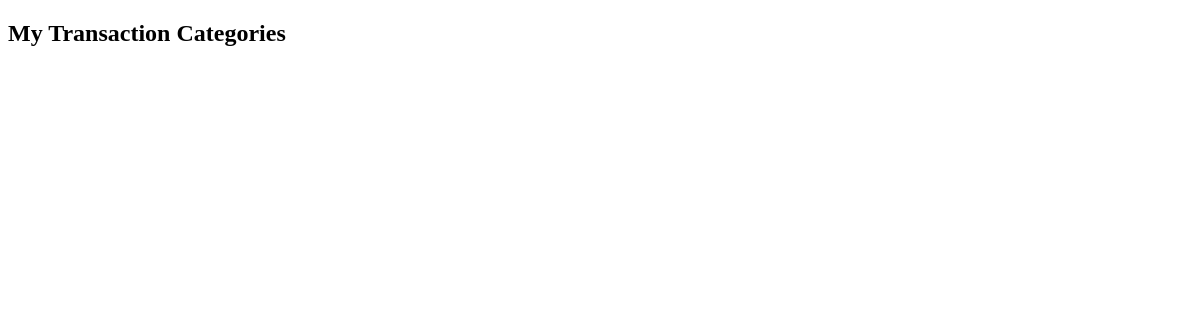
The page /transactions/categories/ on the database as committed earlier.
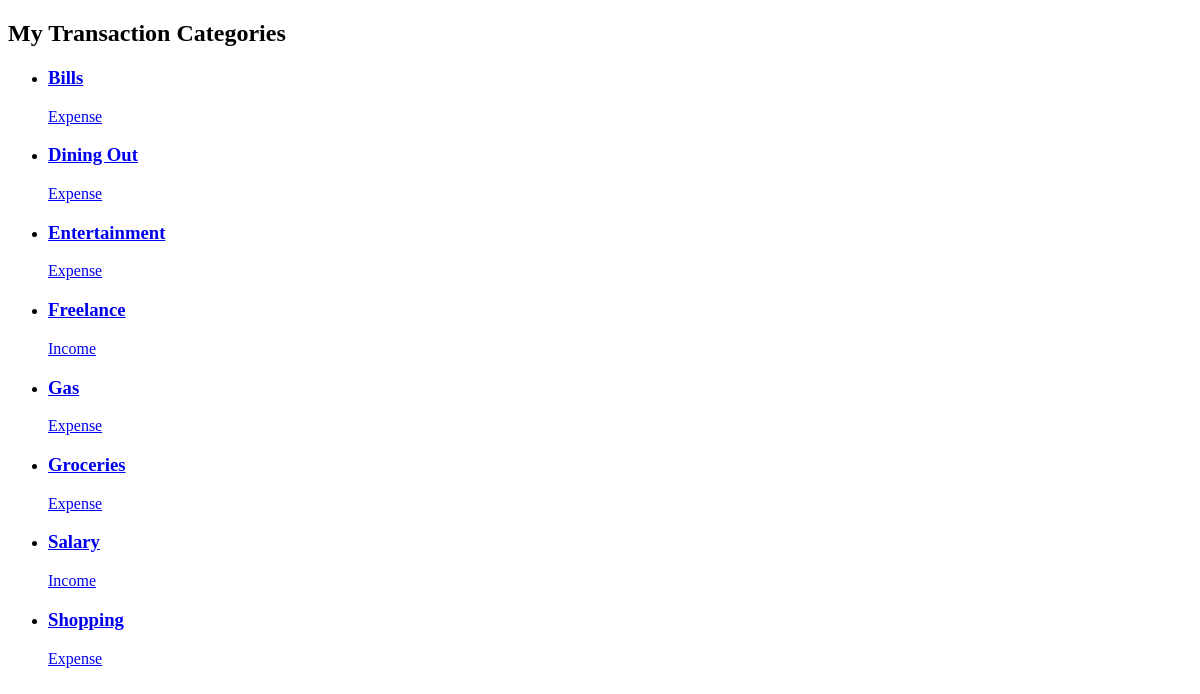
The same page on the database as committed later.
### et_transactions/models.py (models this page shows, shortened)
class Category(models.Model):
    class CategoryType(models.TextChoices):
        EXPENSE = "EXPENSE", "Expense"
        INCOME = "INCOME", "Income"
    name = models.CharField(max_length=100)
    category_type = models.CharField(
        max_length=7,
        choices=CategoryType.choices,
        default=CategoryType.EXPENSE,
    )
    class Meta:
        constraints = [
            models.UniqueConstraint(
                fields=["name", "category_type"],
                name="unique_category_name_per_type",
            )
        ]

### et_transactions/views.py (the view)
# urls.py: path("categories/", CategoryListView.as_view(), name="categories"),
class CategoryListView(ListView):
    template_name = "et_transactions/category_list.html"
    model = Category
    ordering = ["name"]
    context_object_name = "categories"

### et_transactions/templates/et_transactions/category_list.html (shortened to what this page needs)
{% extends "base.html" %}
{% block content %}
    <section id="all-posts">
        <h2>My Transaction Categories</h2>
        <ul>
            {% for category in categories %}
                {% include "et_transactions/includes/category.html" %}
            {% endfor %}
        </ul>
    </section>
{% endblock %}

### templates/base.html (shortened to what this page needs)
{% load static %}
<!DOCTYPE html>
<html lang="en">
<head>
</head>
<body>
    {% block content %}{% endblock %}
</body>
</html>

### et_transactions/templates/et_transactions/includes/category.html
<li>
    <article>
        <a href="#">
            <div>
                <h3>{{ category.name }}</h3>
                <p>{{ category.get_category_type_display }}</p>
            </div>
        </a>
    </article>
</li>

Rows that differ between the two databases and show on the page:
added Category: name "Bills", category_type "Expense"
added Category: name "Dining Out", category_type "Expense"
added Category: name "Entertainment", category_type "Expense"
added Category: name "Freelance", category_type "Income"
added Category: name "Gas", category_type "Expense"
added Category: name "Groceries", category_type "Expense"
added Category: name "Salary", category_type "Income"
added Category: name "Shopping", category_type "Expense"
